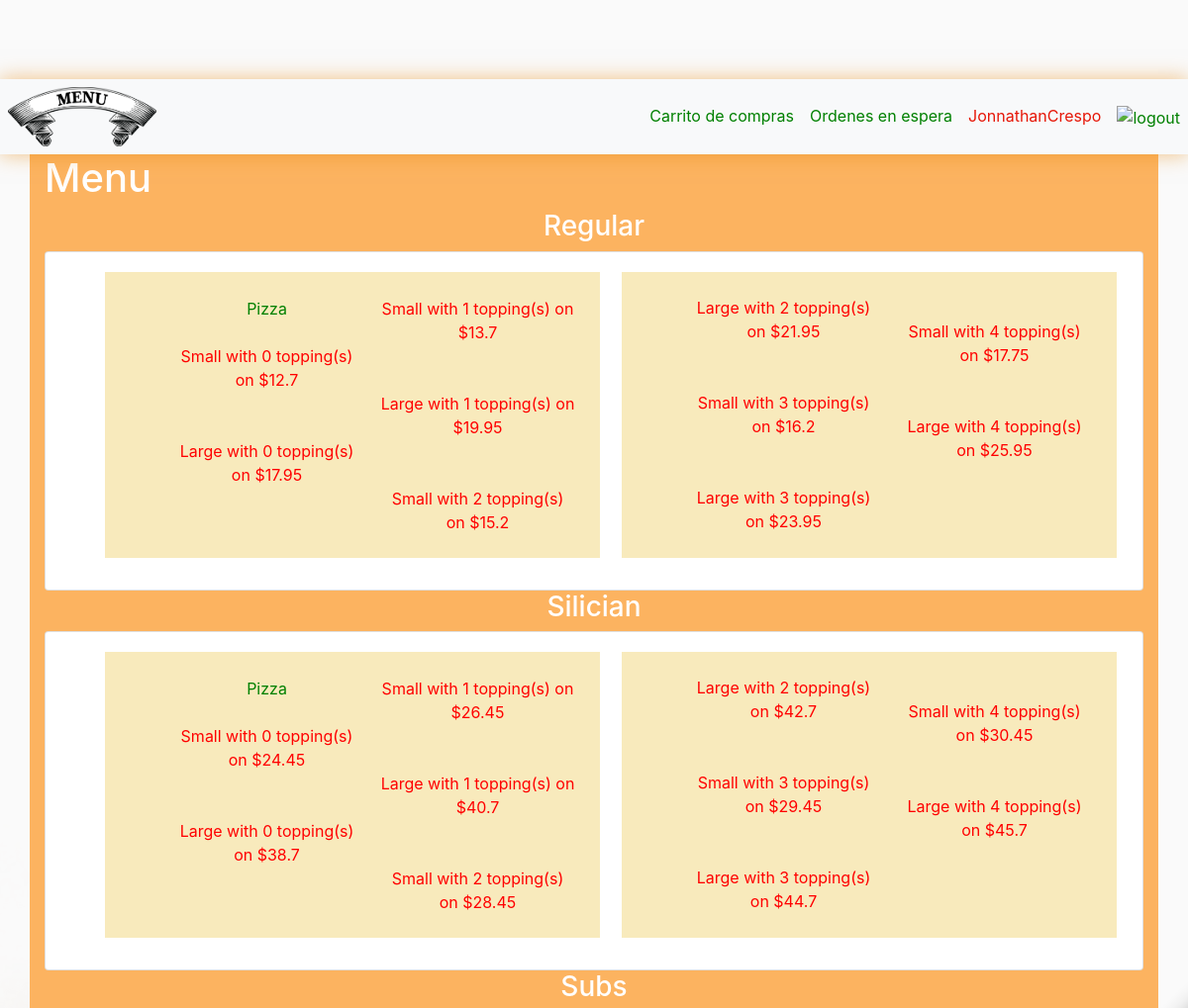
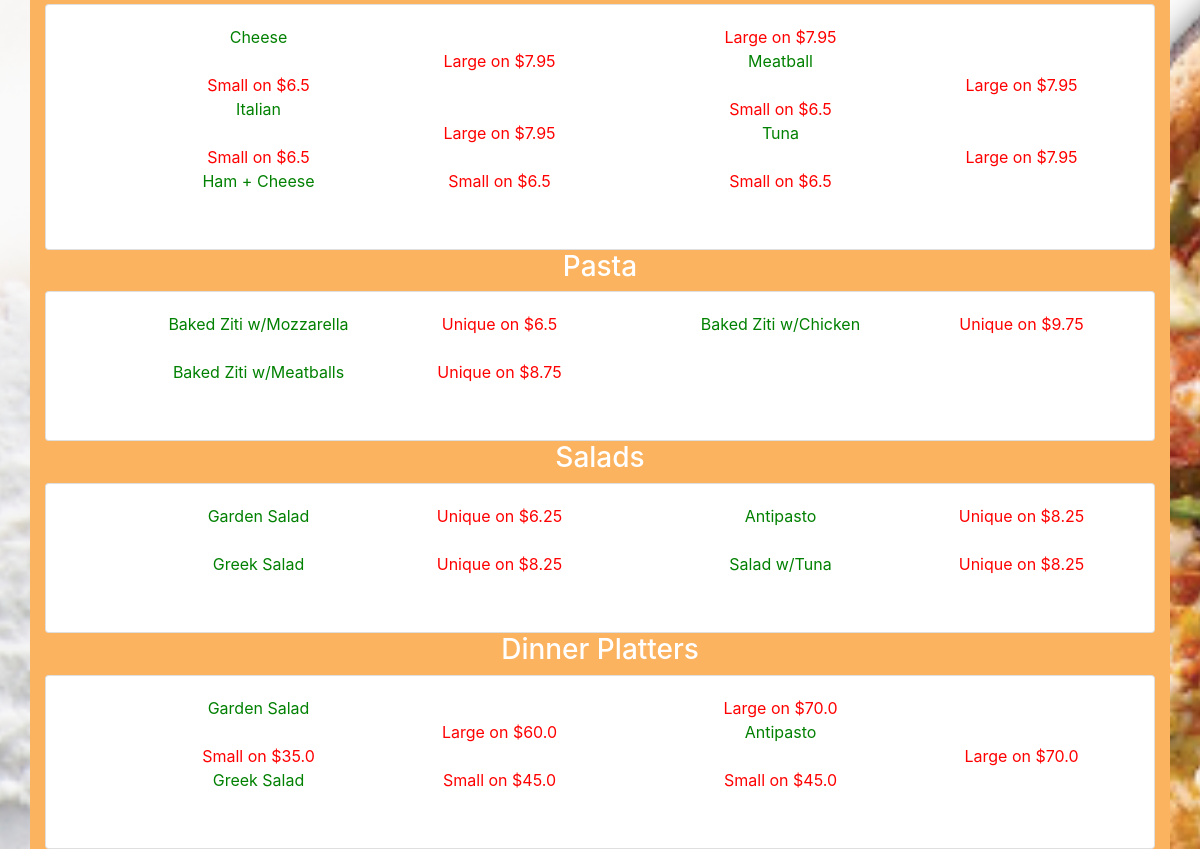
Screenshot of / (signed in) with the database file from the repository (2 pictures, top to bottom).
### orders/models.py (models this page shows, shortened)
class MenuItem(models.Model):
    name = models.CharField(max_length = 30)
    size = models.CharField(max_length = 10)
    type = models.CharField(max_length = 30)
    prize = models.FloatField()
    num_toppings = models.IntegerField()

### orders/views.py (the view)
# urls.py: path("", views.index, name="index"),
def index(request):
    if not request.user.is_authenticated:
        return redirect('login')
    types  = MenuItem.objects.order_by().values_list('type', flat = True).distinct()
    type_dict = {}
    for type in types:
        values = {}
        names = MenuItem.objects.filter(type = type).values_list('name', flat = True).distinct()
        for name in names:
            values[name] = MenuItem.objects.filter(type = type, name = name)
        type_dict[type] = values
    context = {'types' : type_dict}
    return render(request, "orders/index.html", context)

### orders/templates/orders/index.html (shortened to what this page needs)
{% extends "orders/layout.html" %}
{% block body %}
<h1 align="left" >Menu</h1>
{% for type, names in types.items %}
<h3 align="center">{{type}}</h3>
    <div class="card text-center">
        <div class="card-body">
            <ul class="card-title">
                {% for name, objects in names.items %}
                {% if name == 'Pizza' %}
                <div class="box">
                <ul>{{name}} <br/>{% for object in objects %}
                <br/> <a href="add/{{object.id}}" style="color:red" > <p class="card-text">{{object.size}} with {{object.num_toppings}} topping(s) on ${{object.prize}}</p></a>
                        <br>
                        {% endfor %}
                </ul>
                </div>
                {% else %}
                <ul>{{name}} <br/> {% for object in objects %}
                    <br/> <a href="add/{{object.id}}" style="color:red" ><p class="card-text">{{object.size}} on ${{object.prize}}</p></a>
                            {% endfor %}
                </ul>
                {% endif %}
                {% endfor %}
            </ul>
        </div>
    </div>
{% endfor %}
{% endblock %}

### orders/templates/orders/layout.html (shortened to what this page needs)
{% load static %}
<!DOCTYPE html>
<html lang="en" dir="ltr">
  <head>
    <link rel="stylesheet" href="https://stackpath.bootstrapcdn.com/bootstrap/4.3.1/css/bootstrap.min.css">
    <link rel="stylesheet" href="{% static 'orders/main.css' %}"/>
    <link rel="stylesheet" href="https://cdnjs.cloudflare.com/ajax/libs/font-awesome/4.7.0/css/font-awesome.min.css">
  </head>
  <body>
    {% if user.is_authenticated %}
    <header class="site-header">
      <nav class="navbar navbar-expand-lg navbar-light bg-light custom-nav">
        <div class="collapse navbar-collapse" id="navbarNavDropdown">
            <ul class="navbar-nav mr-auto">
            <li class="nav-item">
                <a id="menu" class="nav-link" href="/">
                  <img src="../static/orders/menu.png" width="150" height="60" alt="Menu">
                </a>
            </li>
            </ul>
            <ul class="navbar-nav ml-auto">
            <li>
                <a class="nav-item nav-link" href="/cart">Carrito de compras</a>
            </li>
            <li>
                <a class="nav-item nav-link" href="/orderlist">Ordenes en espera</a>
            </li>
            <li class="nav-item">
                <a class="nav-link" href="#" style="color:rgb(230, 23, 8)">{{ user }}</a>
            </li>
            <li class="nav-item">
                <a id="logout" class="nav-link"  href="/users/logout">
                    <img src="../static/orders/logout.ico" width="60" height="60" alt="logout">
                </a>
            </li>
            </ul>
        </div>
        {% else %}
            <nav class="navbar navbar-expand-lg navbar-light bg-light justify-content-center custom-nav">
            <a class="navbar-brand" href="/">
                <img src="../static/orders/logo.jpg" class="rounded mx-auto d-block" alt="chatrooms">
            </a>
        {% endif %}
      </nav>
      <main role="main" class="container">
        {% block body %}{% endblock %}
      </main>
    </header>
  </body>
</html>

### orders/static/orders/main.css (style rules this page uses)
.site-header { background: url("fondo.png") no-repeat center; background-size: cover; min-height: 100vh; }
.custom-nav { border: 0px; padding: 0; box-shadow: 0 0 20px rgba(230, 134, 9, 0.5); background: rgb(58, 187, 7); }
.box { background-color: rgb(248, 234, 188) ; width: 500px; padding: 25px; }
.container { background: rgb(252, 179, 96); }
body { background: #fafafa; color: #333333; margin-top: 5rem; }
h1, h2, h3, h4, h5, h6 { color: white; }
ul { color: green; }
.site-header .navbar-nav .nav-link { color: green; }
ul { columns: 1; -webkit-columns: 2; -moz-columns: 2; }

### rows the page displays
MenuItem: size "Small", num_toppings "0", prize "12.7"
MenuItem: size "Large", num_toppings "0", prize "17.95"
MenuItem: size "Small", num_toppings "1", prize "13.7"
MenuItem: size "Large", num_toppings "1", prize "19.95"
MenuItem: size "Small", num_toppings "2", prize "15.2"
MenuItem: size "Large", num_toppings "2", prize "21.95"
MenuItem: size "Small", num_toppings "3", prize "16.2"
MenuItem: size "Large", num_toppings "3", prize "23.95"
MenuItem: size "Small", num_toppings "4", prize "17.75"
MenuItem: size "Large", num_toppings "4", prize "25.95"
MenuItem: size "Small", num_toppings "0", prize "24.45"
MenuItem: size "Large", num_toppings "0", prize "38.7"
MenuItem: size "Small", num_toppings "1", prize "26.45"
MenuItem: size "Large", num_toppings "1", prize "40.7"
MenuItem: size "Small", num_toppings "2", prize "28.45"
MenuItem: size "Large", num_toppings "2", prize "42.7"
MenuItem: size "Small", num_toppings "3", prize "29.45"
MenuItem: size "Large", num_toppings "3", prize "44.7"
MenuItem: size "Small", num_toppings "4", prize "30.45"
MenuItem: size "Large", num_toppings "4", prize "45.7"
MenuItem: size "Small", prize "6.5"
MenuItem: size "Large", prize "7.95"
MenuItem: size "Small", prize "6.5"
MenuItem: size "Large", prize "7.95"
MenuItem: size "Small", prize "6.5"
MenuItem: size "Large", prize "7.95"
MenuItem: size "Small", prize "6.5"
MenuItem: size "Large", prize "7.95"
MenuItem: size "Small", prize "6.5"
MenuItem: size "Large", prize "7.95"
MenuItem: size "Unique", prize "6.5"
MenuItem: size "Unique", prize "8.75"
MenuItem: size "Unique", prize "9.75"
MenuItem: size "Unique", prize "6.25"
MenuItem: size "Unique", prize "8.25"
MenuItem: size "Unique", prize "8.25"
MenuItem: size "Unique", prize "8.25"
MenuItem: size "Small", prize "35.0"
MenuItem: size "Large", prize "60.0"
MenuItem: size "Small", prize "45.0"
MenuItem: size "Large", prize "70.0"
MenuItem: size "Small", prize "45.0"
MenuItem: size "Large", prize "70.0"

### other values shown
{{ user }} "JonnathanCrespo"
{{ type }} "Regular" "Silician" "Subs" "Pasta" "Salads" "Dinner Platters"
{{ name }} "Pizza" "Pizza"
{{ name }} "Cheese" "Italian" "Ham + Cheese" "Meatball" "Tuna" "Baked Ziti w/Mozzarella" "Baked Ziti w/Meatballs" "Baked Ziti w/Chicken" "Garden Salad" "Greek Salad" "Antipasto" "Salad w/Tuna" "Garden Salad" "Greek Salad" "Antipasto"
